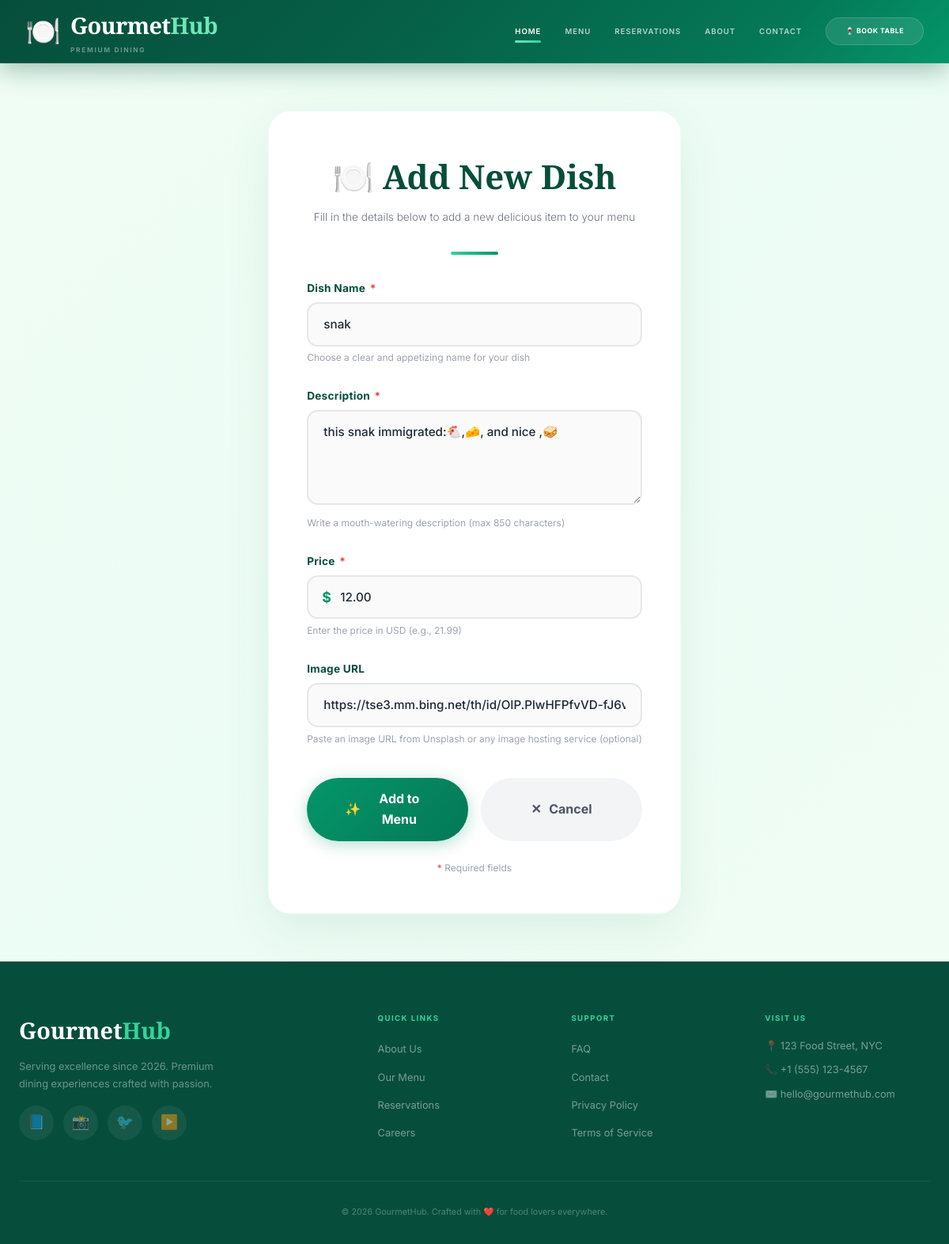
The app's page /food/update/2/, older data.
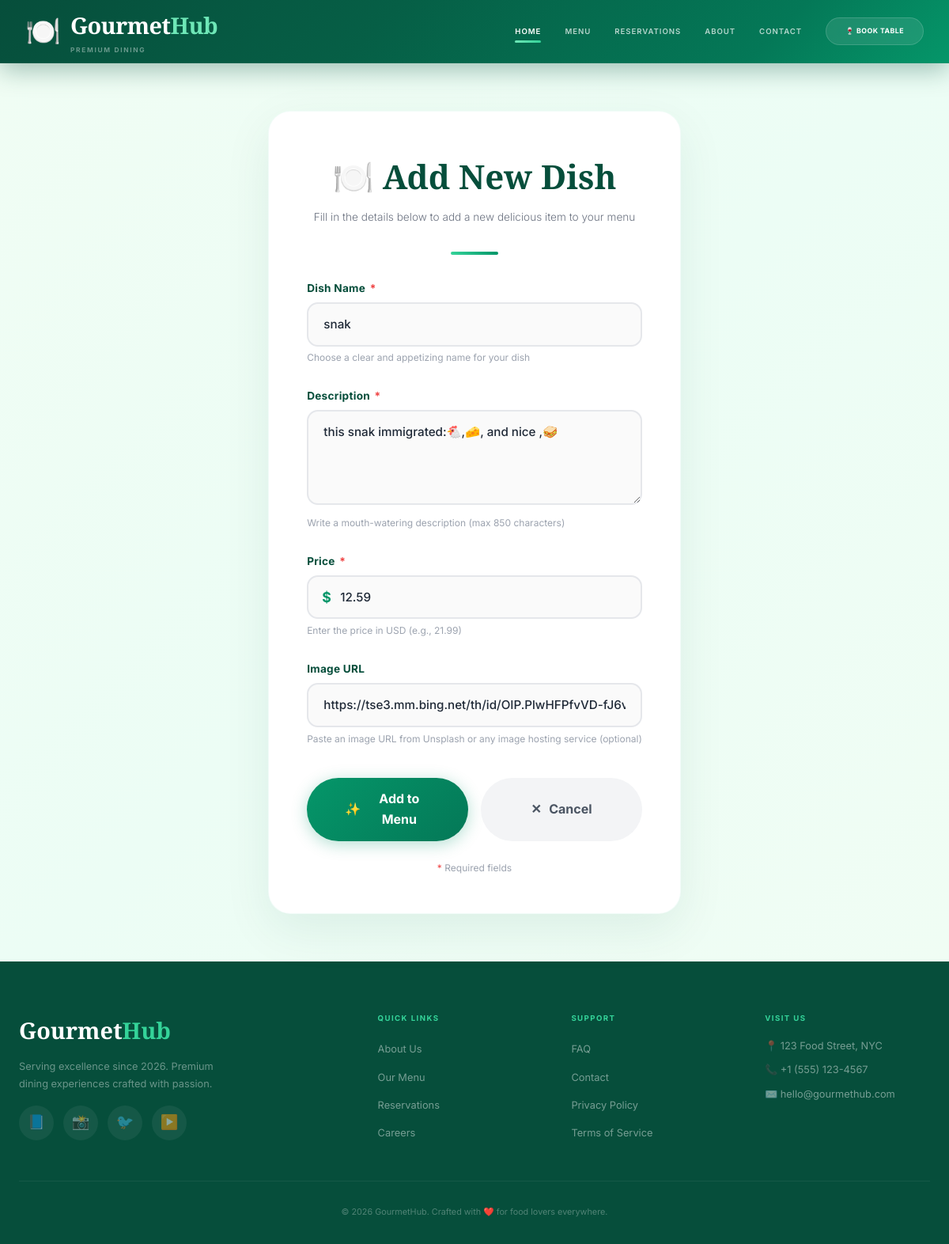
The same page, newer data.
### food/models.py (models this page shows, shortened)
class Item(models.Model):
    item_name = models.CharField(max_length=250)
    item_desc = models.CharField(max_length=850)
    item_price = models.DecimalField(max_digits=10, decimal_places=2, default=0.00)
    item_image = models.CharField(max_length=500, blank=True)

### food/views.py (the view)
# urls.py: path("update/<int:id>/", views.update_item, name="update_item"),
def update_item(request, id):
    item = get_object_or_404(Item, id=id)
    if request.method == "POST":
        form = ItemForm(request.POST, instance=item)
        if form.is_valid():
            form.save()
            return redirect("food:index")
    else:
        form = ItemForm(instance=item)
    context = {"form": form}
    return render(request, "food/item-form.html", context)

### food/forms.py
class ItemForm(forms.ModelForm):
    class Meta:
        model = Item
        fields = ["item_name", "item_desc", "item_price", "item_image"]
        widgets = {
            "item_desc": forms.Textarea(attrs={"rows": 4}),
        }

### food/templates/food/item-form.html (shortened to what this page needs)
{% extends "base.html" %}
{% load static %}
{% block content %}
<section
    style="padding: clamp(2rem, 5vw, 4rem) clamp(1rem, 3vw, 2rem); background: linear-gradient(135deg, #f0fdf4, #ecfdf5, #f0fdf4); min-height: 85vh; display: flex; align-items: center;">
    <div class="form-container">
        <div class="form-title">
            🍽️ Add New Dish
        </div>
        <p class="form-subtitle">
            Fill in the details below to add a new delicious item to your menu
        </p>
        <div
            style="width: 60px; height: 4px; background: linear-gradient(90deg, #34d399, #059669); border-radius: 4px; margin: 0 auto 2rem;">
        </div>
        <form method="POST" novalidate>
            <div class="form-group">
                <label for="id_item_name">
                    Dish Name <span class="required">*</span>
                </label>
                <input type="text" name="item_name" id="id_item_name" placeholder="e.g., Margherita Pizza"
                    value="{{ form.item_name.value|default:'' }}" required>
                <span class="help-text">Choose a clear and appetizing name for your dish</span>
            </div>
            <div class="form-group">
                <label for="id_item_desc">
                    Description <span class="required">*</span>
                </label>
                <textarea name="item_desc" id="id_item_desc"
                    placeholder="Describe your dish in detail...">{{ form.item_desc.value|default:'' }}</textarea>
                <span class="help-text">Write a mouth-watering description (max 850 characters)</span>
            </div>
            <div class="form-group">
                <label for="id_item_price">
                    Price <span class="required">*</span>
                </label>
                <div style="position: relative;">
                    <span
                        style="position: absolute; left: 1.2rem; top: 50%; transform: translateY(-50%); font-weight: 700; color: #059669; font-size: 1.1rem;">$</span>
                    <input type="number" name="item_price" id="id_item_price" placeholder="0.00"
                        value="{{ form.item_price.value|default:'' }}" step="0.01" min="0" style="padding-left: 2.5rem;"
                        required>
                </div>
                <span class="help-text">Enter the price in USD (e.g., 21.99)</span>
            </div>
            <div class="form-group">
                <label for="id_item_image">
                    Image URL
                </label>
                <input type="url" name="item_image" id="id_item_image"
                    placeholder="https://images.unsplash.com/photo-..." value="{{ form.item_image.value|default:'' }}">
                <span class="help-text">Paste an image URL from Unsplash or any image hosting service (optional)</span>
            </div>
            <div class="form-actions">
                <button type="submit" class="btn-submit">
                    <span>✨</span> Add to Menu
                </button>
                <a href="{% url 'food:index' %}" class="btn-cancel">
                    <span>✕</span> Cancel
                </a>
            </div>
        </form>
        <p style="text-align: center; font-size: 0.75rem; color: #9ca3af; margin-top: 1.5rem;">
            <span style="color: #ef4444;">*</span> Required fields
        </p>
    </div>
</section>
{% endblock %}

### templates/base.html (shortened to what this page needs)
{% load static %}
<!DOCTYPE html>
<html lang="en">
<head>
    <script src="https://cdn.jsdelivr.net/npm/@tailwindcss/browser@4"></script>
</head>
<body>
    <header>
        <nav class="navbar">
            <div class="container">
                <a href="{% url 'food:index' %}" class="logo">
                    <span class="icon">🍽️</span>
                    <div>
                        <span class="brand">Gourmet<span>Hub</span></span>
                        <div class="tagline">Premium Dining</div>
                    </div>
                </a>
                <div class="nav-links">
                    <a href="{% url 'food:index' %}" class="nav-link active">Home</a>
                    <a href="#" class="nav-link">Menu</a>
                    <a href="#" class="nav-link">Reservations</a>
                    <a href="#" class="nav-link">About</a>
                    <a href="#" class="nav-link">Contact</a>
                    <button class="btn-book">🍷 Book Table</button>
                </div>
            </div>
        </nav>
    </header>
    <main>
        {% block content %}{% endblock %}
    </main>
    <footer class="footer">
        <div class="container">
            <div class="footer-grid">
                <div class="footer-brand">
                    <div class="brand">Gourmet<span>Hub</span></div>
                    <p>Serving excellence since 2026. Premium dining experiences crafted with passion.</p>
                    <div class="footer-social">
                        <a href="#" aria-label="Facebook">📘</a>
                        <a href="#" aria-label="Instagram">📸</a>
                        <a href="#" aria-label="Twitter">🐦</a>
                        <a href="#" aria-label="YouTube">▶️</a>
                    </div>
                </div>
                <div>
                    <h4>Quick Links</h4>
                    <ul>
                        <li><a href="#">About Us</a></li>
                        <li><a href="#">Our Menu</a></li>
                        <li><a href="#">Reservations</a></li>
                        <li><a href="#">Careers</a></li>
                    </ul>
                </div>
                <div>
                    <h4>Support</h4>
                    <ul>
                        <li><a href="#">FAQ</a></li>
                        <li><a href="#">Contact</a></li>
                        <li><a href="#">Privacy Policy</a></li>
                        <li><a href="#">Terms of Service</a></li>
                    </ul>
                </div>
                <div>
                    <h4>Visit Us</h4>
                    <ul>
                        <li style="color: rgba(255,255,255,0.45); font-size: clamp(0.8rem, 1vw, 0.9rem);">
                            📍 123 Food Street, NYC
                        </li>
                        <li style="color: rgba(255,255,255,0.45); font-size: clamp(0.8rem, 1vw, 0.9rem);">
                            📞 +1 (555) 123-4567
                        </li>
                        <li style="color: rgba(255,255,255,0.45); font-size: clamp(0.8rem, 1vw, 0.9rem);">
                            ✉️ hello@gourmethub.com
                        </li>
                    </ul>
                </div>
            </div>
            <div class="footer-bottom">
                <p>© 2026 GourmetHub. Crafted with <span class="heart">❤️</span> for food lovers everywhere.</p>
            </div>
        </div>
    </footer>
</body>
</html>

### templates/base.html (style rules this page uses)
* { margin: 0; padding: 0; box-sizing: border-box; }
html { font-size: 16px; }
body { font-family: 'Inter', sans-serif; background: #fafef9; overflow-x: hidden; font-size: 1rem; line-height: 1.6; }
.navbar { background: linear-gradient(135deg, #064e3b 0%, #065f46 40%, #047857 80%, #059669 100%); position: sticky; top: 0; z-index: 1000; box-shadow: 0 8px 32px rgba(6, 78, 59, 0.35); border-bottom: 1px solid rgba(255, 255, 255, 0.08); padding: 0 clamp(1rem, 3vw, 2rem); height: clamp(60px, 10vh, 80px); display: flex; align-items: center; }
.navbar .container { max-width: 1280px; margin: 0 auto; display: flex; justify-content: space-between; align-items: center; width: 100%; }
.logo { display: flex; align-items: center; gap: clamp(0.4rem, 1vw, 0.75rem); cursor: pointer; text-decoration: none; flex-shrink: 0; }
.logo .icon { font-size: clamp(1.5rem, 3vw, 2.25rem); transition: transform 0.3s ease; }
.logo .brand { font-family: 'Playfair Display', serif; font-size: var(--text-brand, clamp(1.2rem, 2.5vw, 1.8rem)); font-weight: 900; color: #ffffff; letter-spacing: -0.02em; }
.logo .brand span { color: #6ee7b7; }
.logo .tagline { display: none; }
@media (min-width: 640px) { .logo .tagline { display: block; font-size: clamp(0.4rem, 0.7vw, 0.55rem); font-weight: 700; letter-spacing: 0.2em; text-transform: uppercase; color: rgba(255, 255, 255, 0.40); margin-top: 0.1rem; } }
.nav-links { display: none; align-items: center; gap: clamp(1rem, 2.5vw, 2.5rem); }
@media (min-width: 768px) { .nav-links { display: flex; } }
.nav-link { position: relative; color: rgba(255, 255, 255, 0.70); font-weight: 600; font-size: var(--text-nav, clamp(0.6rem, 0.8vw, 0.8rem)); letter-spacing: 0.1em; text-transform: uppercase; text-decoration: none; padding: 0.4rem 0; transition: color 0.3s ease; cursor: pointer; white-space: nowrap; }
.nav-link::after { content: ''; position: absolute; bottom: 0; left: 0; width: 0; height: 2.5px; background: linear-gradient(90deg, #6ee7b7, #34d399); border-radius: 4px; transition: width 0.35s ease; }
.nav-link.active { color: #ffffff; }
.nav-link.active::after { width: 100%; }
.btn-book { background: rgba(255, 255, 255, 0.10); backdrop-filter: blur(12px); -webkit-backdrop-filter: blur(12px); border: 1px solid rgba(255, 255, 255, 0.15); color: #ffffff; padding: clamp(0.4rem, 0.8vw, 0.65rem) clamp(1rem, 2vw, 2rem); border-radius: 50px; font-weight: 700; font-size: var(--text-nav, clamp(0.55rem, 0.7vw, 0.75rem)); letter-spacing: 0.05em; text-transform: uppercase; transition: all 0.3s ease; cursor: pointer; white-space: nowrap; }
.footer { background: #064e3b; padding: clamp(2rem, 6vw, 4rem) clamp(1rem, 3vw, 1.5rem) clamp(1rem, 3vw, 2rem); color: #ffffff; }
.footer .container { max-width: 1280px; margin: 0 auto; }
.footer-grid { display: grid; grid-template-columns: 1fr; gap: clamp(1.5rem, 3vw, 2.5rem); }
@media (min-width: 640px) { .footer-grid { grid-template-columns: repeat(2, 1fr); } }
@media (min-width: 1024px) { .footer-grid { grid-template-columns: 2fr 1fr 1fr 1fr; } }
.footer-brand .brand { font-family: 'Playfair Display', serif; font-size: clamp(1.4rem, 2.5vw, 1.8rem); font-weight: 900; }
.footer-brand .brand span { color: #34d399; }
.footer-brand p { color: rgba(255, 255, 255, 0.40); font-size: clamp(0.8rem, 1vw, 0.9rem); line-height: 1.7; max-width: 280px; margin-top: 0.75rem; }
.footer h4 { font-size: clamp(0.6rem, 0.8vw, 0.7rem); font-weight: 700; letter-spacing: 0.15em; text-transform: uppercase; color: #34d399; margin-bottom: clamp(0.8rem, 1.5vw, 1.25rem); }
.footer ul { list-style: none; display: flex; flex-direction: column; gap: clamp(0.4rem, 0.8vw, 0.75rem); }
.footer ul a { color: rgba(255, 255, 255, 0.45); text-decoration: none; font-size: clamp(0.8rem, 1vw, 0.9rem); transition: color 0.3s ease; }
.footer-social { display: flex; gap: 0.75rem; flex-wrap: wrap; margin-top: 1rem; }
.footer-social a { display: inline-flex; align-items: center; justify-content: center; width: clamp(38px, 5vw, 44px); height: clamp(38px, 5vw, 44px); border-radius: 50%; background: rgba(255, 255, 255, 0.06); color: rgba(255, 255, 255, 0.50); text-decoration: none; font-size: clamp(1rem, 1.5vw, 1.2rem); transition: all 0.3s ease; }
.footer-bottom { margin-top: clamp(1.5rem, 4vw, 3rem); padding-top: clamp(1rem, 2.5vw, 2rem); border-top: 1px solid rgba(255, 255, 255, 0.06); text-align: center; font-size: clamp(0.6rem, 0.9vw, 0.8rem); color: rgba(255, 255, 255, 0.30); }
.footer-bottom .heart { color: #ef4444; }

Row changes from the older to the newer data that the page shows:
changed Item "snak": item_price "12.00" → "12.59"
